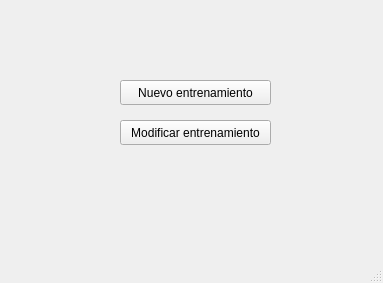
<?xml version="1.0" encoding="UTF-8"?>
<ui version="4.0">
 <class>MainWindow</class>
 <widget class="QMainWindow" name="MainWindow">
  <property name="geometry">
   <rect>
    <x>0</x>
    <y>0</y>
    <width>383</width>
    <height>283</height>
   </rect>
  </property>
  <property name="windowTitle">
   <string>Training Manager</string>
  </property>
  <widget class="QWidget" name="centralWidget">
   <widget class="QPushButton" name="nuevoEntrenamiento">
    <property name="geometry">
     <rect>
      <x>120</x>
      <y>80</y>
      <width>151</width>
      <height>25</height>
     </rect>
    </property>
    <property name="text">
     <string>Nuevo entrenamiento</string>
    </property>
   </widget>
   <widget class="QPushButton" name="modificarEntrenamiento">
    <property name="geometry">
     <rect>
      <x>120</x>
      <y>120</y>
      <width>151</width>
      <height>25</height>
     </rect>
    </property>
    <property name="text">
     <string>Modificar entrenamiento</string>
    </property>
   </widget>
  </widget>
  <widget class="QStatusBar" name="statusBar"/>
 </widget>
 <layoutdefault spacing="6" margin="11"/>
 <resources/>
 <connections/>
</ui>
